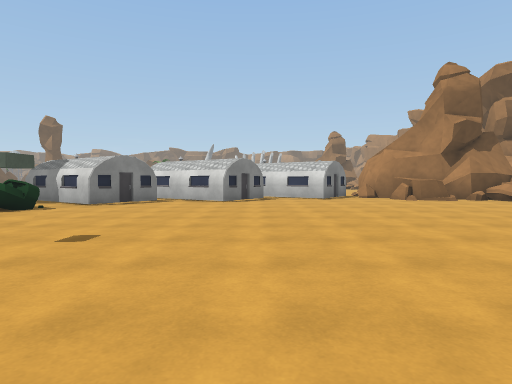
[1] (above)

24 first-person views from a walk through a scene from a Unity 3-D project. The camera is 1.2 m above the floor, tilts 2° down and sees 75° across. The floor is counted in squares, 2 m on a side. Each view is taken from the middle of a square. On the plan, view 1 faces up. The plan holds only what a view shows up to about 10 squares ahead; the rest is blank. The place goes on beyond the plan. Some surface patterns are stand-ins.

[2]
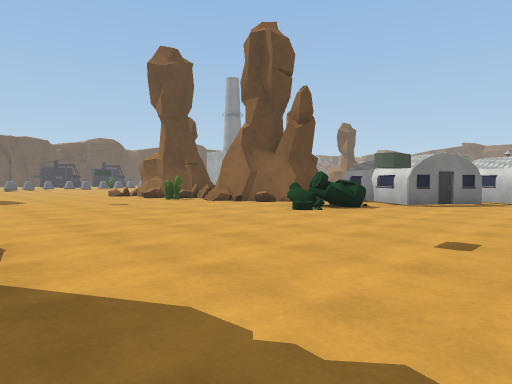

[3]
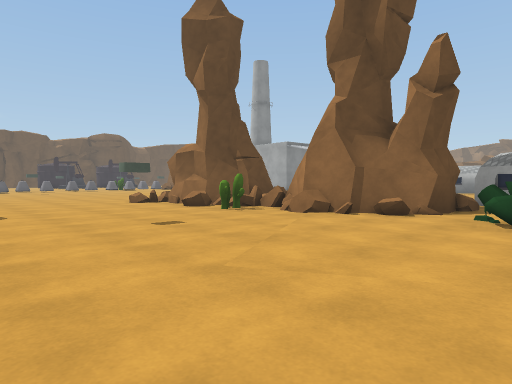

[4]
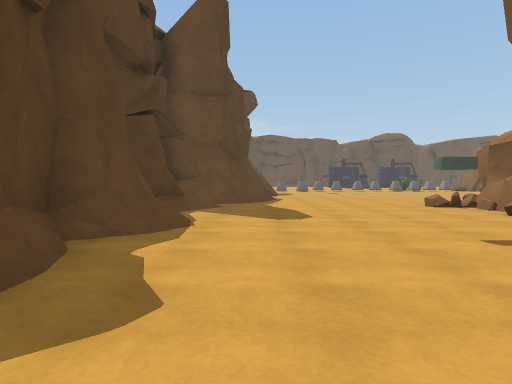

[5]
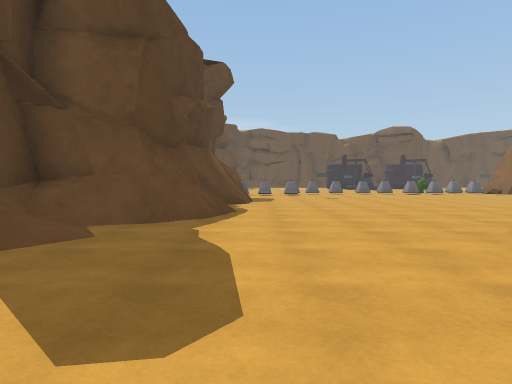

[6]
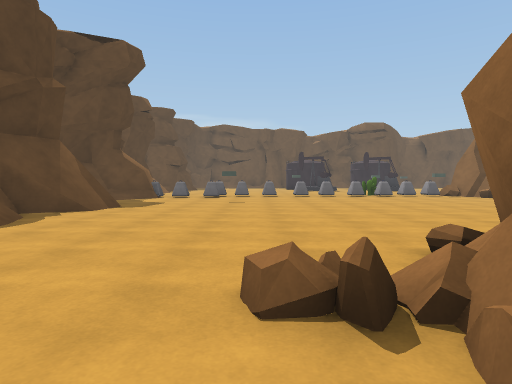

[7]
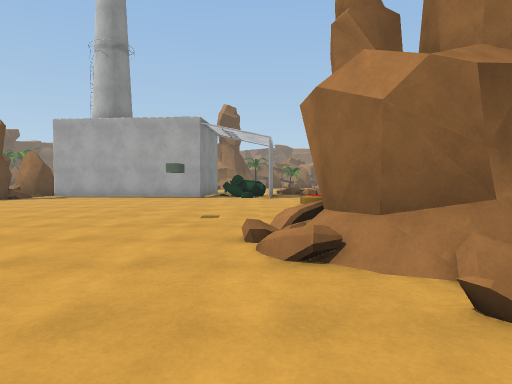

[8]
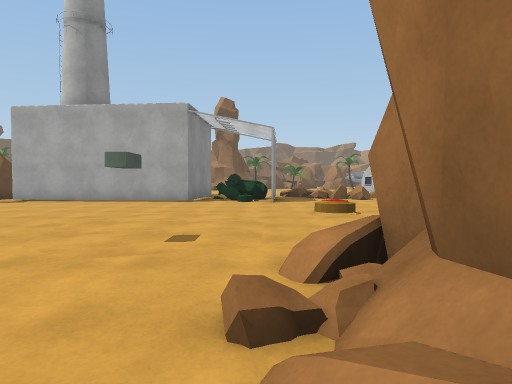

[9]
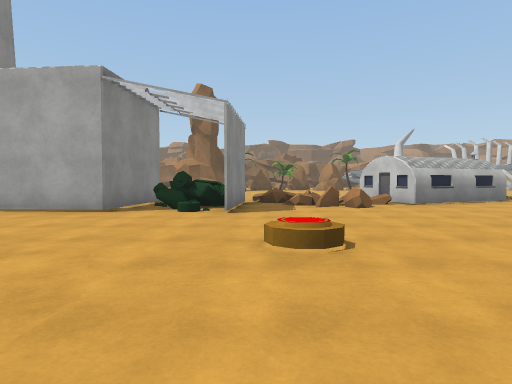

[10]
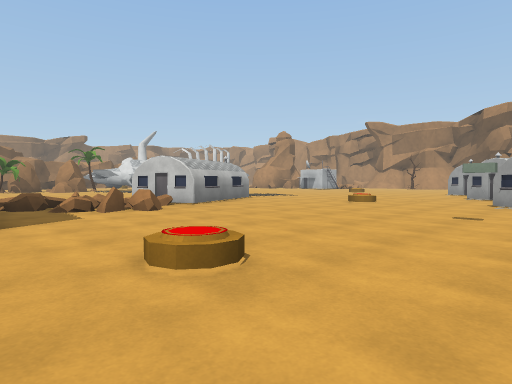

[11]
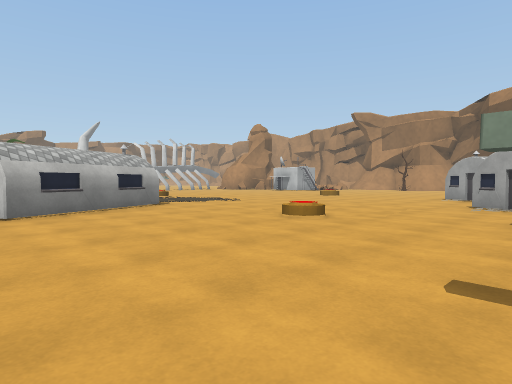

[12]
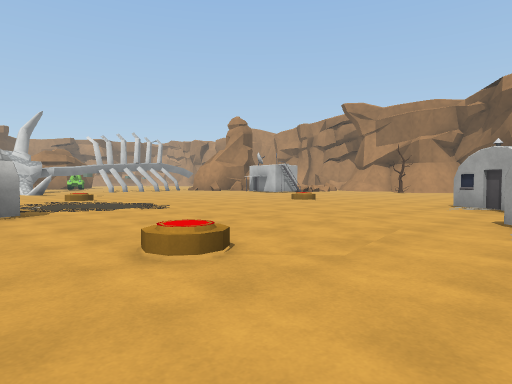

[13]
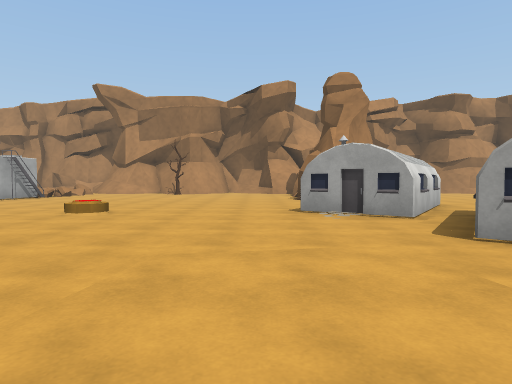

[14]
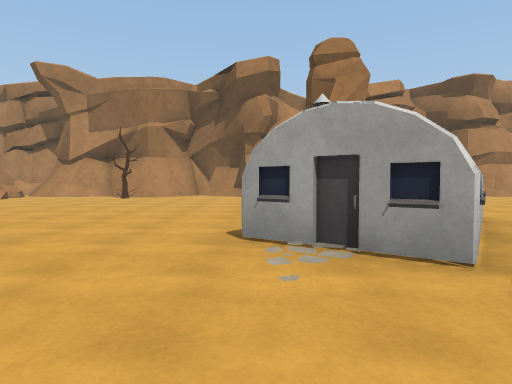

[15]
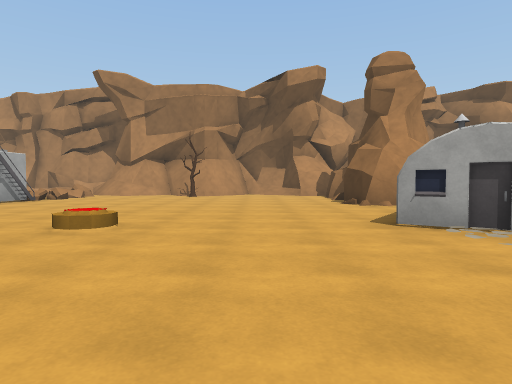

[16]
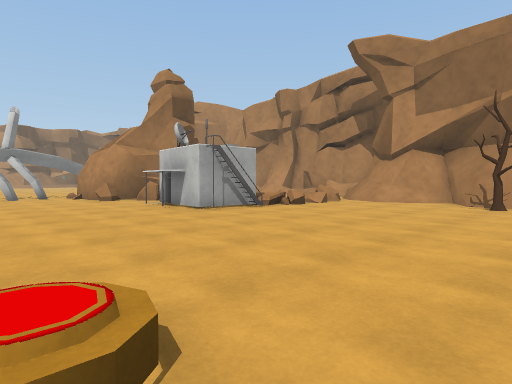

[17]
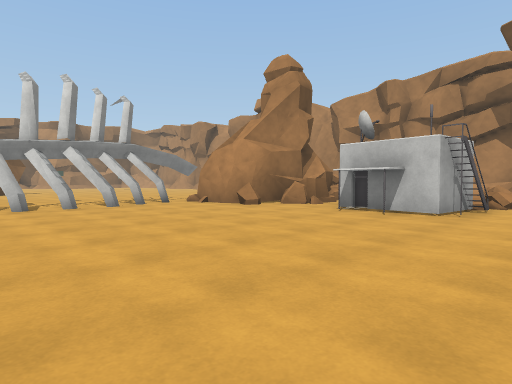

[18]
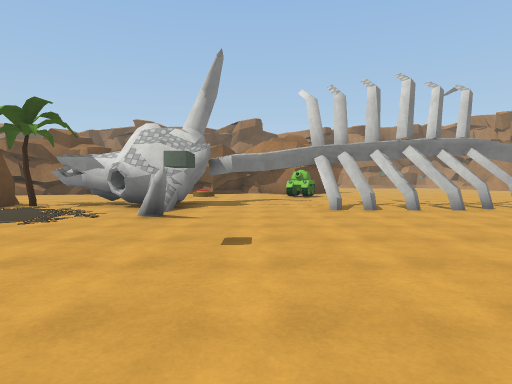

[19]
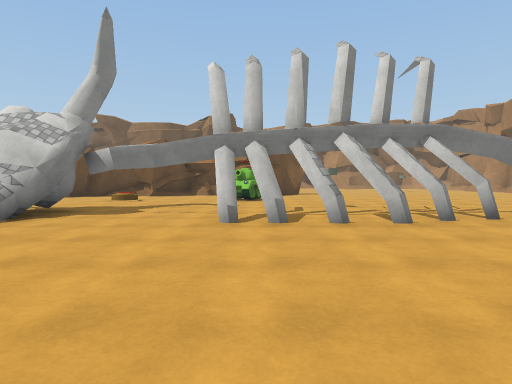

[20]
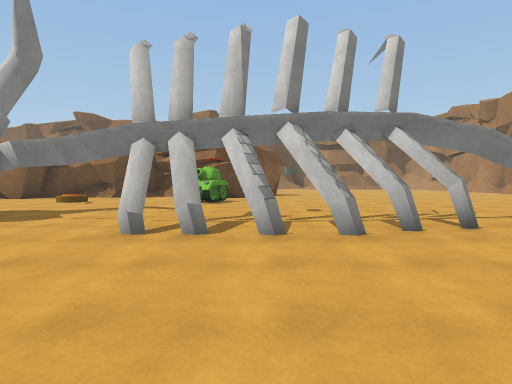

[21]
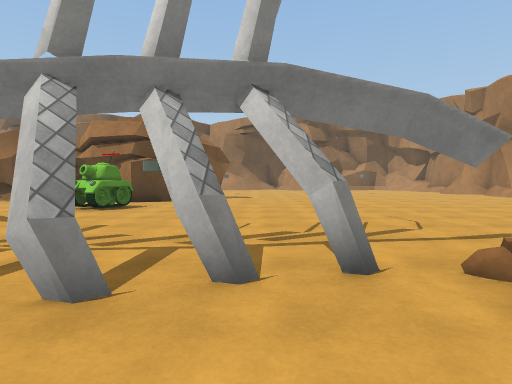

[22]
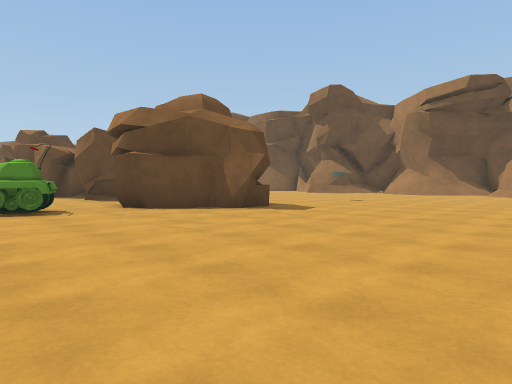

[23]
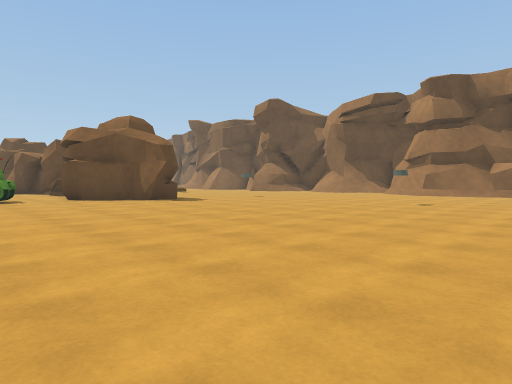

[24]
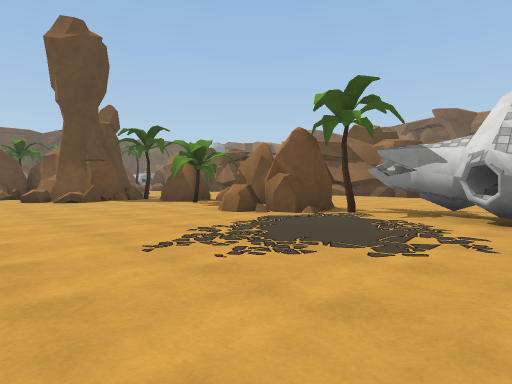

### Floor plan
Key: @ floor where view 1 was taken; # wall or solid block; x gap in a wall; . main floor; : floor 0.5 m higher than the main floor; / step, stairs or slope; = window, fence, low wall or low ledge; ^ raised ledge; C cactus; B building; T thing the floor can be seen under or through; R tree; K rock; A tank; O other object.
Columns run from 22 left of view 1 to 10 right of it. Each row starts with its distance up from view 1.
 44                          ..  ..
 43                         ........
 42                        O........
 41                       ..........
 40                       ..........
 39                       #.........
 38                       #.........
 37                 #######..........
 36                  ....#...........
 35                ..................
 34              ....:..AA...........
 33             ..................../
 32             .................
 31           KK..####.....O....
 30         KKKKKKR#####........
 29        OKKR.KK...#...TTTT.#
 28       ##.........=........#
 27      ##/.........#........###
 26      .=....................x^
 25        ...........O........
 24              .............B
 23                 ..........##B===
 22                 ./...........==/
 21                 .............../#
 20                .................#
 19            #  ##...............##
 18      #  #==####.......:.......R#
 17      #####==#.................
 16 ########......................
 15 ..............................
 14 .......................#.....
 13 ......................## .##
 12  ..................# .###
 11 .............O..#  #   .#
 10 ............   .# ####.....^##
  9 ......O..      ####...........
  8 ........#  #  #####..........
  7 .......=#######.#^...........
  6 .........##CC#..==..........
  5 ........=..................
  4 .O........................
  3 ............O.......O.....
  2 .........................
  1   ###///................
  0     # ^///...... ///..@
 -1       ^#/######
 -2        ###

Positions as (right, up) in squares from view 1, and headings:
1: (0, 0), facing up
2: (-1, 0), facing up-left
3: (-5, 1), facing up-left
4: (-6, 1), facing left
5: (-10, 2), facing left
6: (-12, 5), facing left
7: (-15, 4), facing up
8: (-15, 6), facing up
9: (-14, 9), facing up
10: (-15, 10), facing up-right
11: (-11, 11), facing up-right
12: (-8, 12), facing up-right
13: (-6, 15), facing right
14: (-3, 14), facing right
15: (-4, 16), facing right
16: (0, 17), facing up-right
17: (-2, 21), facing up-right
18: (-3, 22), facing up
19: (-1, 24), facing up
20: (0, 25), facing up
21: (2, 27), facing up
22: (6, 33), facing up-left
23: (10, 33), facing up-left
24: (-5, 24), facing up-left
